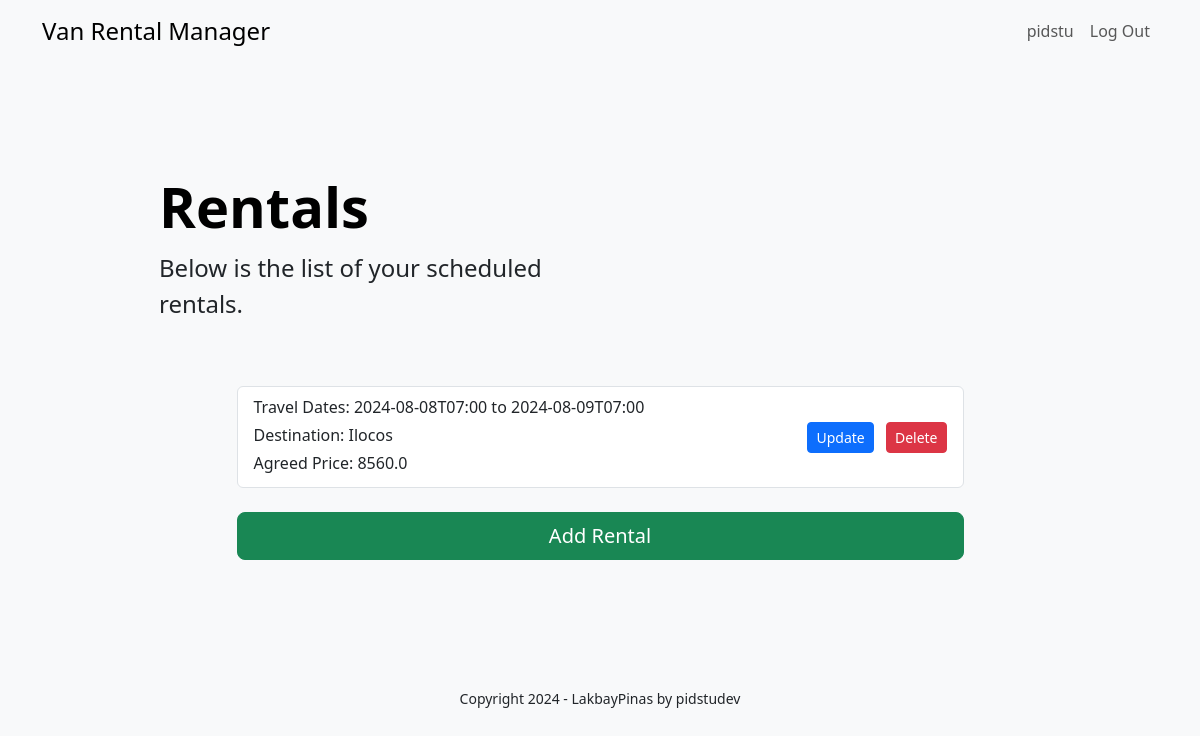
The app's page /van/ (signed in), older data.
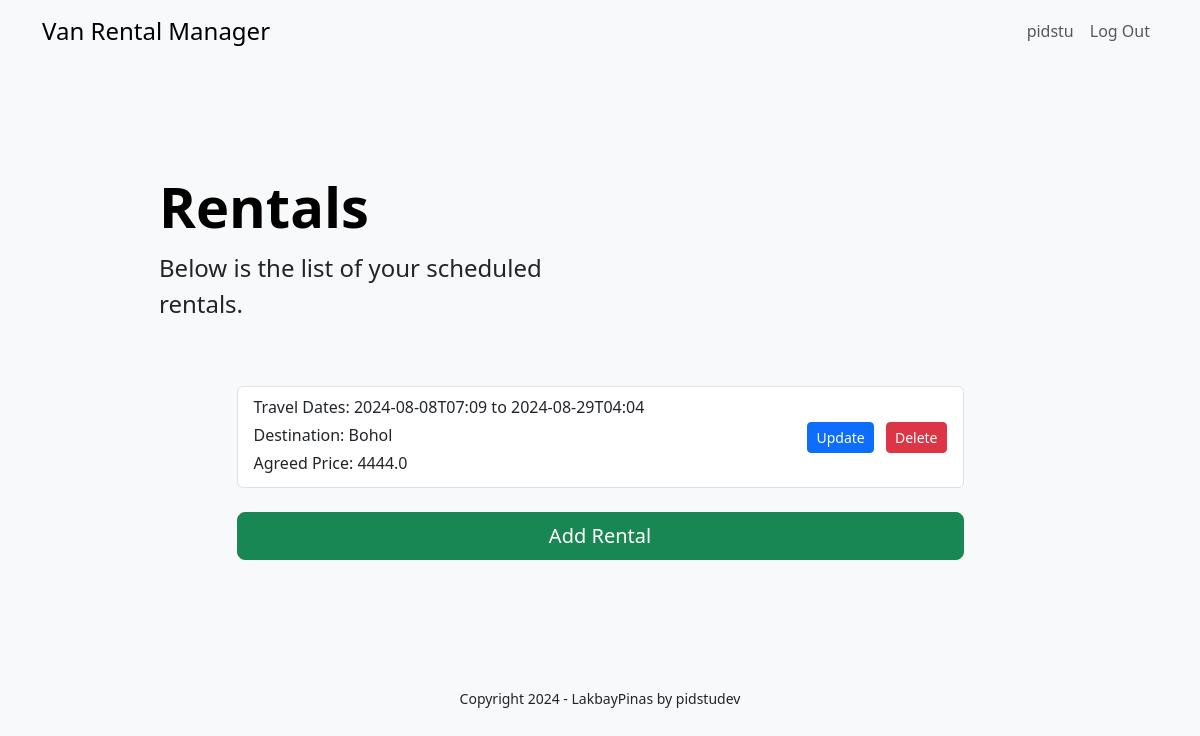
The same page, newer data.
### tables this page shows
CREATE TABLE user (
    id INTEGER PRIMARY KEY AUTOINCREMENT,
    username TEXT UNIQUE NOT NULL,
    password TEXT NOT NULL,
    email TEXT NOT NULL,
    phone_number TEXT NOT NULL
);

CREATE TABLE van_manager_app (
    id INTEGER PRIMARY KEY AUTOINCREMENT,
    user_id INTEGER NOT NULL,
    rental_date_from DATETIME NOT NULL,
    rental_date_to DATETIME NOT NULL,
    client_contact TEXT NOT NULL,
    pickup_location TEXT NOT NULL,
    destination TEXT NOT NULL,
    agreed_price REAL NOT NULL,
    completed BOOLEAN NOT NULL DEFAULT 0,
    created TIMESTAMP NOT NULL DEFAULT CURRENT_TIMESTAMP,
    FOREIGN KEY (user_id) REFERENCES user (id)  
);

### main/van_manager.py (the view)
@bp.route('/', methods=['GET'])
@login_required
def index():
    db = get_db()
    rentals = db.execute(
        'SELECT * FROM van_manager_app WHERE user_id = ? ORDER BY created DESC',
        (g.user['id'],)
    ).fetchall()
    return render_template('van_manager/rentals.html', rentals=rentals)

### main/auth.py (called while the page is built)
@bp.before_app_request
def load_logged_in_user():
    user_id = session.get('user_id')
    if user_id is None:
        g.user = None
    else:
        g.user = get_db().execute(
            'SELECT * FROM user WHERE id = ?', (user_id,)
        ).fetchone()

def login_required(view):
    @functools.wraps(view)
    def wrapped_view(**kwargs):
        if g.user is None:
            return redirect(url_for('auth.login'))
        return view(**kwargs)
    return wrapped_view

### main/db.py (called while the page is built)
def get_db():
    if 'db' not in g:
        g.db = sqlite3.connect(
            current_app.config['DATABASE'],
            detect_types=sqlite3.PARSE_DECLTYPES,
        )
        g.db.row_factory = sqlite3.Row
    return g.db

### main/templates/van_manager/rentals.html (shortened to what this page needs)
{% extends "base.html" %}
{% block content %}
<div class="container col-xl-10 col-xxl-8 px-4 py-5">
    <div class="row align-items-center g-lg-5 py-5">
        <div class="col-lg-7 text-center text-lg-start">
            <h1 class="display-4 fw-bold lh-1 text-body-emphasis mb-3">Rentals</h1>
            <p class="col-lg-10 fs-4">Below is the list of your scheduled rentals.</p>
        </div>
        <div class="col-md-10 mx-auto col-lg-10">
            <div class="list-group">
                {% for rental in rentals %}
                <div class="list-group-item list-group-item-action d-flex justify-content-between align-items-center">
                    <div>
                        <p class="mb-1">Travel Dates: {{ rental.rental_date_from }} to {{ rental.rental_date_to }}</p>
                        <p class="mb-1">Destination: {{ rental.destination }}</p>
                        <p class="mb-1">Agreed Price: {{ rental.agreed_price }}</p>
                    </div>
                    <div>
                        <a href="{{ url_for('van_manager.update_rental', id=rental.id) }}" class="btn btn-sm btn-primary me-2">Update</a>
                        <form action="{{ url_for('van_manager.delete_rental', id=rental.id) }}" method="post" style="display:inline" onsubmit="return confirmDelete()">
                            <button type="submit" class="btn btn-sm btn-danger">Delete</button>
                        </form>
                    </div>
                </div>
                {% endfor %}
            </div>
            <div class="mt-4">
                <a href="{{ url_for('van_manager.add_rental') }}" class="btn btn-lg btn-success w-100">Add Rental</a>
            </div>
        </div>
    </div>
</div>
{% endblock %}

### main/templates/base.html (shortened to what this page needs)
<!DOCTYPE html>
<html lang="en">
<head>
    <link rel="stylesheet" href="{{ url_for('static', filename='styles.css') }}">
    <link href="https://cdn.jsdelivr.net/npm/bootstrap@5.3.3/dist/css/bootstrap.min.css" rel="stylesheet">
</head>
<body>
    {% block navbar %}
    <nav class="navbar navbar-expand-lg navbar-light bg-light">
        <div class="container">
            <a class="navbar-brand" href="#">Van Rental Manager</a>
            <div class="collapse navbar-collapse" id="navbarNav">
                <ul class="navbar-nav ms-auto">
                    {% if g.user %}
                        <li class="nav-item">
                            <a class="nav-link" href="{{ url_for('van_manager.index') }}">{{ g.user['username'] }}</a>
                        </li>
                        <li class="nav-item">
                            <a class="nav-link" href="{{ url_for('auth.logout') }}">Log Out</a>
                        </li>
                    {% endif %}
                </ul>
            </div>
        </div>
    </nav>
    {% endblock %}
    <section class="container">
        {% block content %}
        {% endblock %}
        <footer>
            <small>Copyright 2024 - LakbayPinas by pidstudev</small>
        </footer>
    </section>
</body>
</html>

### main/static/styles.css (style rules this page uses)
html { position: relative; min-height: 100%; }
body { margin-bottom: 100px; padding-bottom: 100px; }

### main/templates/base.html (style rules this page uses)
body { background-color: #f8f9fa; }
.navbar { margin-bottom: 20px; }
.navbar-brand { font-size: 1.5rem; }
.navbar-nav .nav-link { padding-right: 1.5rem; }
footer { margin-top: 20px; padding: 10px; text-align: center; }

Row changes from the older to the newer data that the page shows:
removed van_manager_app: rental_date_from "2024-08-08T07:00", rental_date_to "2024-08-09T07:00", destination "Ilocos", agreed_price "8560.0"
added van_manager_app: rental_date_from "2024-08-08T07:09", rental_date_to "2024-08-29T04:04", destination "Bohol", agreed_price "4444.0"
